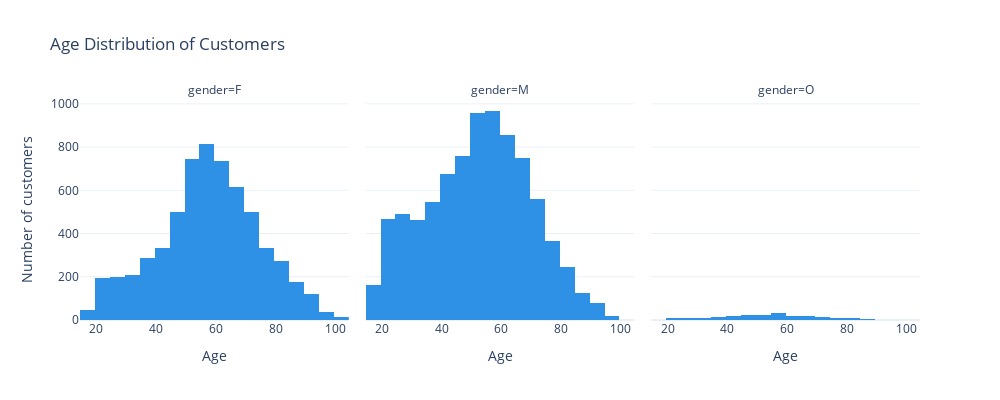

The notebook cell this image was saved under:
### Code cell
# Plot age distribution by gender
fig = px.histogram(profile, x='age', facet_col='gender', width=1000, height=400, nbins=24, 
                  template = 'plotly_white', color_discrete_sequence=px.colors.qualitative.Dark24, 
                   title='Age Distribution of Customers', labels={'age':'Age'})
fig.update_layout(yaxis_title="Number of customers")
fig.show()

### Figure 1 — Plotly figure (JSON) as saved in the notebook; plotly's stock layout.template omitted (floating-point values rounded to 4 significant figures; data arrays with more than 128 entries replaced by an {"elided": "..."} marker saying what was removed)
{"data": [{"alignmentgroup": "True", "bingroup": "x", "hovertemplate": "gender=F<br>Age=%{x}<br>count=%{y}<extra></extra>", "legendgroup": "", "marker": {"color": "#2E91E5", "pattern": {"shape": ""}}, "name": "", "nbinsx": 24, "offsetgroup": "", "orientation": "v", "showlegend": false, "type": "histogram", "x": {"elided": "6129 int values"}, "xaxis": "x", "yaxis": "y"}, {"alignmentgroup": "True", "bingroup": "x", "hovertemplate": "gender=M<br>Age=%{x}<br>count=%{y}<extra></extra>", "legendgroup": "", "marker": {"color": "#2E91E5", "pattern": {"shape": ""}}, "name": "", "nbinsx": 24, "offsetgroup": "", "orientation": "v", "showlegend": false, "type": "histogram", "x": {"elided": "8484 int values"}, "xaxis": "x2", "yaxis": "y2"}, {"alignmentgroup": "True", "bingroup": "x", "hovertemplate": "gender=O<br>Age=%{x}<br>count=%{y}<extra></extra>", "legendgroup": "", "marker": {"color": "#2E91E5", "pattern": {"shape": ""}}, "name": "", "nbinsx": 24, "offsetgroup": "", "orientation": "v", "showlegend": false, "type": "histogram", "x": {"elided": "212 int values"}, "xaxis": "x3", "yaxis": "y3"}], "layout": {"annotations": [{"font": {}, "showarrow": false, "text": "gender=F", "x": 0.16, "xanchor": "center", "xref": "paper", "y": 1, "yanchor": "bottom", "yref": "paper"}, {"font": {}, "showarrow": false, "text": "gender=M", "x": 0.5, "xanchor": "center", "xref": "paper", "y": 1, "yanchor": "bottom", "yref": "paper"}, {"font": {}, "showarrow": false, "text": "gender=O", "x": 0.84, "xanchor": "center", "xref": "paper", "y": 1, "yanchor": "bottom", "yref": "paper"}], "barmode": "relative", "height": 400, "legend": {"tracegroupgap": 0}, "title": {"text": "Age Distribution of Customers"}, "width": 1000, "xaxis": {"anchor": "y", "domain": [0, 0.32], "title": {"text": "Age"}}, "xaxis2": {"anchor": "y2", "domain": [0.34, 0.66], "matches": "x", "title": {"text": "Age"}}, "xaxis3": {"anchor": "y3", "domain": [0.68, 1.0], "matches": "x", "title": {"text": "Age"}}, "yaxis": {"anchor": "x", "domain": [0, 1], "title": {"text": "Number of customers"}}, "yaxis2": {"anchor": "x2", "domain": [0, 1], "matches": "y", "showticklabels": false}, "yaxis3": {"anchor": "x3", "domain": [0, 1], "matches": "y", "showticklabels": false}}}
